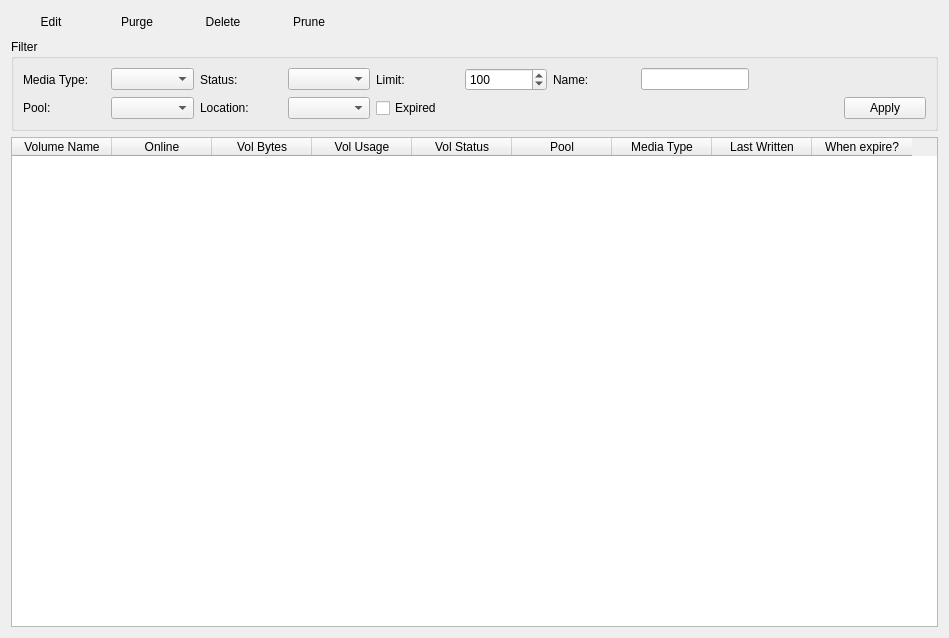
<ui version="4.0" >
 <class>MediaViewForm</class>
 <widget class="QWidget" name="MediaViewForm" >
  <property name="geometry" >
   <rect>
    <x>0</x>
    <y>0</y>
    <width>949</width>
    <height>638</height>
   </rect>
  </property>
  <property name="windowTitle" >
   <string>Form</string>
  </property>
  <layout class="QVBoxLayout" >
   <item>
    <layout class="QHBoxLayout" >
     <item>
      <widget class="QPushButton" name="m_pbEdit" >
       <property name="text" >
        <string>Edit</string>
       </property>
       <property name="icon" >
        <iconset resource="../main.qrc" >:/images/edit.png</iconset>
       </property>
       <property name="flat" >
        <bool>true</bool>
       </property>
      </widget>
     </item>
     <item>
      <widget class="QPushButton" name="m_pbPurge" >
       <property name="text" >
        <string>Purge</string>
       </property>
       <property name="icon" >
        <iconset resource="../main.qrc" >:/images/purge.png</iconset>
       </property>
       <property name="flat" >
        <bool>true</bool>
       </property>
      </widget>
     </item>
     <item>
      <widget class="QPushButton" name="m_pbDelete" >
       <property name="text" >
        <string>Delete</string>
       </property>
       <property name="icon" >
        <iconset resource="../main.qrc" >:/images/purge.png</iconset>
       </property>
       <property name="flat" >
        <bool>true</bool>
       </property>
      </widget>
     </item>
     <item>
      <widget class="QPushButton" name="m_pbPrune" >
       <property name="text" >
        <string>Prune</string>
       </property>
       <property name="icon" >
        <iconset resource="../main.qrc" >:/images/edit-cut.png</iconset>
       </property>
       <property name="flat" >
        <bool>true</bool>
       </property>
      </widget>
     </item>
     <item>
      <spacer>
       <property name="orientation" >
        <enum>Qt::Horizontal</enum>
       </property>
       <property name="sizeHint" >
        <size>
         <width>40</width>
         <height>20</height>
        </size>
       </property>
      </spacer>
     </item>
    </layout>
   </item>
   <item>
    <widget class="QGroupBox" name="groupBox" >
     <property name="title" >
      <string>Filter</string>
     </property>
     <layout class="QGridLayout" >
      <item row="0" column="0" >
       <widget class="QLabel" name="label_2" >
        <property name="text" >
         <string>Media Type:</string>
        </property>
       </widget>
      </item>
      <item row="0" column="1" >
       <widget class="QComboBox" name="m_cbMediaType" />
      </item>
      <item row="0" column="2" >
       <widget class="QLabel" name="label_4" >
        <property name="text" >
         <string>Status:</string>
        </property>
       </widget>
      </item>
      <item row="0" column="3" >
       <widget class="QComboBox" name="m_cbStatus" />
      </item>
      <item row="0" column="4" >
       <widget class="QLabel" name="label_6" >
        <property name="text" >
         <string>Limit:</string>
        </property>
       </widget>
      </item>
      <item row="0" column="5" >
       <widget class="QSpinBox" name="m_sbLimit" >
        <property name="minimum" >
         <number>1</number>
        </property>
        <property name="maximum" >
         <number>1000</number>
        </property>
        <property name="value" >
         <number>100</number>
        </property>
       </widget>
      </item>
      <item row="0" column="6" >
       <widget class="QLabel" name="label_3" >
        <property name="text" >
         <string>Name:</string>
        </property>
       </widget>
      </item>
      <item row="0" column="7" >
       <widget class="QLineEdit" name="m_textName" >
        <property name="sizePolicy" >
         <sizepolicy vsizetype="Fixed" hsizetype="Maximum" >
          <horstretch>0</horstretch>
          <verstretch>0</verstretch>
         </sizepolicy>
        </property>
       </widget>
      </item>
      <item row="0" column="8" colspan="2" >
       <spacer>
        <property name="orientation" >
         <enum>Qt::Horizontal</enum>
        </property>
        <property name="sizeHint" >
         <size>
          <width>40</width>
          <height>20</height>
         </size>
        </property>
       </spacer>
      </item>
      <item row="1" column="0" >
       <widget class="QLabel" name="label" >
        <property name="text" >
         <string>Pool:</string>
        </property>
       </widget>
      </item>
      <item row="1" column="1" >
       <widget class="QComboBox" name="m_cbPool" />
      </item>
      <item row="1" column="2" >
       <widget class="QLabel" name="label_5" >
        <property name="text" >
         <string>Location:</string>
        </property>
       </widget>
      </item>
      <item row="1" column="3" >
       <widget class="QComboBox" name="m_cbLocation" />
      </item>
      <item row="1" column="4" colspan="2" >
       <widget class="QCheckBox" name="m_chkExpired" >
        <property name="text" >
         <string>Expired</string>
        </property>
       </widget>
      </item>
      <item row="1" column="7" colspan="2" >
       <spacer>
        <property name="orientation" >
         <enum>Qt::Horizontal</enum>
        </property>
        <property name="sizeHint" >
         <size>
          <width>40</width>
          <height>20</height>
         </size>
        </property>
       </spacer>
      </item>
      <item row="1" column="9" >
       <widget class="QPushButton" name="m_pbApply" >
        <property name="text" >
         <string>Apply</string>
        </property>
        <property name="icon" >
         <iconset resource="../main.qrc" >:/images/view-refresh.png</iconset>
        </property>
       </widget>
      </item>
     </layout>
    </widget>
   </item>
   <item>
    <widget class="QTableWidget" name="m_tableMedia" >
     <property name="selectionMode" >
      <enum>QAbstractItemView::ExtendedSelection</enum>
     </property>
     <property name="selectionBehavior" >
      <enum>QAbstractItemView::SelectRows</enum>
     </property>
     <property name="sortingEnabled" >
      <bool>true</bool>
     </property>
     <column>
      <property name="text" >
       <string> Volume Name </string>
      </property>
     </column>
     <property name="sortingEnabled" >
      <bool>true</bool>
     </property>
     <column>
      <property name="text" >
       <string>Online</string>
      </property>
     </column>
     <property name="sortingEnabled" >
      <bool>true</bool>
     </property>
     <column>
      <property name="text" >
       <string>Vol Bytes</string>
      </property>
     </column>
     <column>
      <property name="text" >
       <string>Vol Usage</string>
      </property>
     </column>
     <property name="sortingEnabled" >
      <bool>true</bool>
     </property>
     <column>
      <property name="text" >
       <string>Vol Status</string>
      </property>
     </column>
     <property name="sortingEnabled" >
      <bool>true</bool>
     </property>
     <column>
      <property name="text" >
       <string>Pool</string>
      </property>
     </column>
     <column>
      <property name="text" >
       <string>Media Type</string>
      </property>
     </column>
     <property name="sortingEnabled" >
      <bool>true</bool>
     </property>
     <column>
      <property name="text" >
       <string>Last Written</string>
      </property>
     </column>
     <property name="sortingEnabled" >
      <bool>true</bool>
     </property>
     <column>
      <property name="text" >
       <string>When expire?</string>
      </property>
     </column>
    </widget>
   </item>
  </layout>
 </widget>
 <resources>
  <include location="../main.qrc" />
 </resources>
 <connections/>
</ui>
